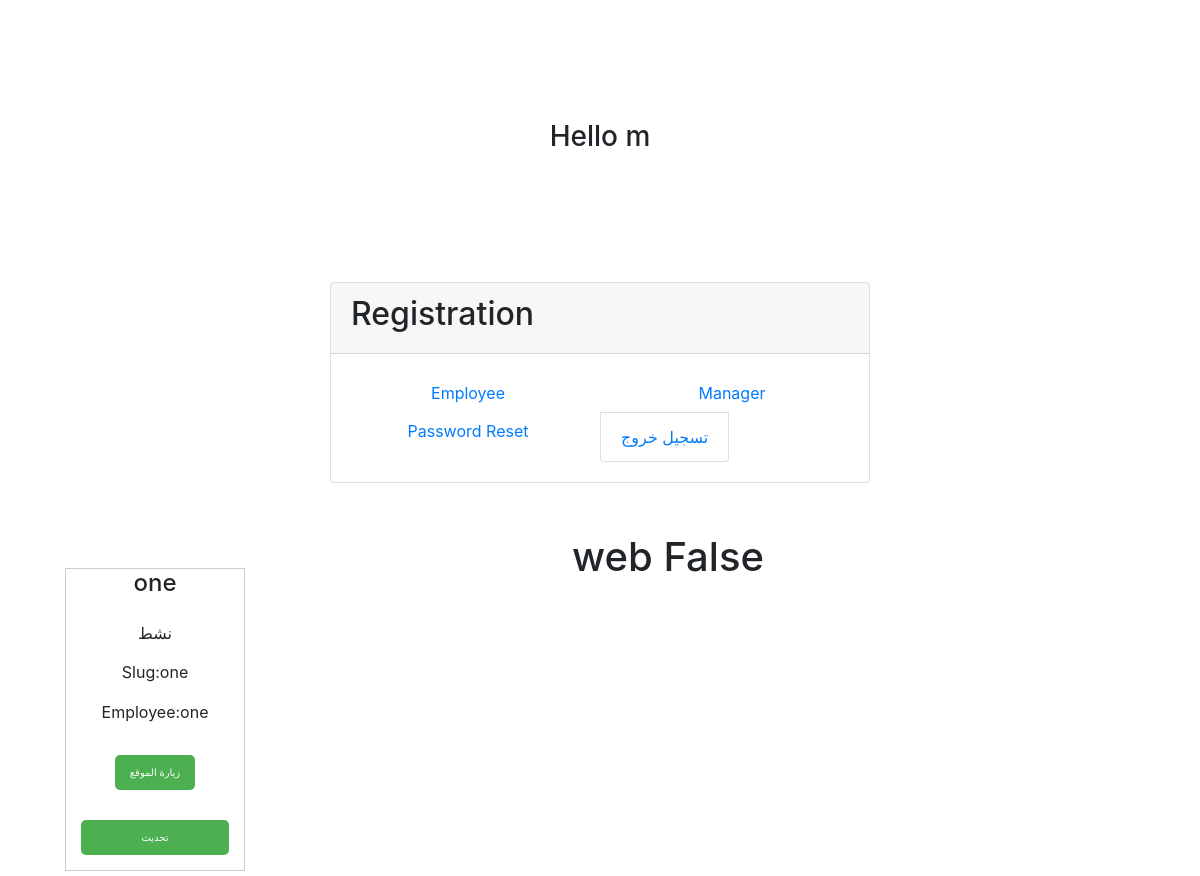
Screenshot of /User/manager (signed in) with the database file from the repository.
### Users/models.py (models this page shows, shortened)
class User(AbstractUser):
    class Role(models.TextChoices):
        ADMIN = "ADMIN", 'admin'
        EMPLOYEE = "EMPLOYEE", "employee"
        MANAGER = "MANAGER", "manager"
        Hospital = "Hospital", "hospital"
    role = models.CharField(max_length=50, help_text='This is role user in system', choices=Role.choices)
    username = models.CharField(max_length=150, unique=True)
    email = models.EmailField(unique=True)
    set_role = Role.ADMIN
    USERNAME_FIELD = 'username'
    REQUIRED_FIELDS = ['email', 'first_name', 'last_name']

### webs/models.py (models this page shows, shortened)
class WEB(models.Model):
    created_at = models.DateTimeField(auto_now_add=True)
    Employee_WEB = models.ForeignKey(Employee, on_delete=models.CASCADE, related_name='employee', blank=True, null=True)
    active = models.BooleanField(default=False)
    slug = models.CharField(max_length=50, unique=True, blank=True, null=True)
    FaviconIco= models.FileField(upload_to = "files/images/WEB/FaviconIco/%Y/%m/%d/",blank=True, null=True)
    logo = models.FileField(upload_to = "files/images/WEB/logo/%Y/%m/%d/",blank=True, null=True)
    keywords= models.CharField(max_length = 300,blank=True, null=True)
    pixal_id= models.CharField(max_length=500,blank=True, null=True)
    Title = models.CharField(max_length=100,blank=True, null=True)
    Title_logo = models.FileField(upload_to = "files/images/WEB/Title_logo/%Y/%m/%d/",blank=True, null=True)
    silderImage = models.FileField(upload_to = "files/images/WEB/silderImage/%Y/%m/%d/",blank=True, null=True)
    info = models.CharField(max_length = 300 ,blank=True, null=True)
    Description= models.CharField(max_length = 300 ,blank=True, null=True)
    PHONE = models.CharField(max_length = 300 ,blank=True, null=True)
    Whatsapp= models.CharField(max_length=500,blank=True, null=True)
    linkedinlinke= models.CharField(max_length=500,blank=True, null=True)
    snapchat= models.CharField(max_length=500,blank=True, null=True)
    instagramlinke= models.CharField(max_length=500,blank=True, null=True)
    Twitterlinke= models.CharField(max_length=500,blank=True, null=True)
    facebooklinke= models.CharField(max_length=500,blank=True, null=True)
    OpeningHours= models.CharField(max_length=500,blank=True, null=True)
    Address= models.CharField(max_length=500,blank=True, null=True)
    Map_Address= models.CharField(max_length=500,blank=True, null=True)
    callـcountryـcode= models.IntegerField(blank=True, null=True)
    currencyـname=models.CharField(max_length = 300 ,blank=True, null=True)
    settings_password= models.CharField(max_length = 300 ,blank=True, null=True)
    Appointment_password= models.CharField(max_length = 300 ,blank=True, null=True)
    Report_password= models.CharField(max_length = 300 ,blank=True, null=True)

### Users/views.py (the view)
@login_required
def manager(request):
    web = WEB.objects.filter( active=True)
    web_False = WEB.objects.filter(active=False)
    context = {
        'web': web,
        'web_False':web_False
    }
    return render(request, '../templates/index.html',context)

### Users/templates/index.html (shortened to what this page needs)
<!DOCTYPE html>
<html lang="en">
<head>
    <link rel="stylesheet" href="https://stackpath.bootstrapcdn.com/bootstrap/4.1.1/css/bootstrap.min.css"
>
</head>
<body>
    <br><br><br><br><br>
    <h3 style="text-align: center;">Hello {{ user.username }}</h3>
    <br><br><br><br><br>
    <section>
        <div class="container">
            <div class="row">
                <div class="col-md-6 mx-auto">
                    <div class="card">
                        <div class="card-header text-black">
                            <h2>Registration</h2>
                        </div>
                        <div class="card-body">
                            <div class="row">
                                {% if user.is_authenticated %}
                                <div class="col-lg-6">
                                    <a type="button" class="btn btn-block" href="{% url 'User:employeeRegister' %}">Employee</a>
                                </div>
                                <div class="col-lg-6">
                                    <a type="button" class="btn btn-block" href="{% url 'User:ManagerRegister' %}">Manager</a>
                                </div>
                                <div class="col-lg-6">
                                    <a type="button" class="btn btn-block" href="{% url 'User:password_reset' %}">Password Reset</a>
                                </div>
                                <li class="list-group-item">
                                    <a href="{% url 'User:logout' %}">
                                        تسجيل خروج
                                    </a>
                                </li>
                                {% else %}
                                <div class="col-lg-6">
                                    <a type="button" class="btn btn-block" href="{% url 'User:login' %}">
                                        <h2>Login</h2>
                                    </a>
                                </div>
                                {% endif %}
                            </div>
                        </div>
                    </div>
                </div>
            </div>
        </div>
    </section>
    <section style ="   width: 90%;     margin:auto;margin-top:50px;"  >
      {% if web %}
          {% for w in web %}
                  <div class="gallery">
                      <h4>{{ w.Title }}</h4>
                       <div class="desc">
                        {% if w.active %}
                          نشط
                         {% else %}
                          <p style="color: red;">غير نشط</p>
                         {% endif %}
                        </div>
                         <p >Slug:{{ w.slug }}</p >
                              <p >Employee:{{ w.Employee_WEB }}</p >
                      <div class="desc">
                        <a href="{% url 'webs:web' w.slug %}">
                          <button class="update-btn">زيارة الموقع</button>
                        </a>
                      </div>
                      <div class="desc">
                          <a href="{% url 'Dashboard:update_web_admin' pk=w.pk %}">
                          <button class="update-btn" style="width: 100%;">تحديث </button>  </a>
                         </div>
                  </div>
        {% endfor %}
    {% else %}
        <p>No web  active .</p>
    {% endif %}
    </section>
    <section style ="   width: 90%;     margin:auto;margin-top:50px;"  >
 <div  style ="   width: 90%;     margin:auto ;" >
   <h1 style="  text-align: center;">web False  </h1>
 </div>
    </section>
</body>
</html>

### Users/templates/index.html (style rules this page uses)
.update-btn { background-color: #4CAF50; border: none; color: white; font-size: 10px; padding: 10px 15px; cursor: pointer; transition: background-color 0.3s ease; border-radius: 5px; }
.gallery { margin: 5px; border: 1px solid #ccc; float: left; width: 180px; text-align: center; margin-top:35px; }
.gallery .desc { padding: 15px; text-align: center; }

### rows the page displays
User: username "m"
WEB: Title "one", active "نشط", slug "one", Employee_WEB "one"
